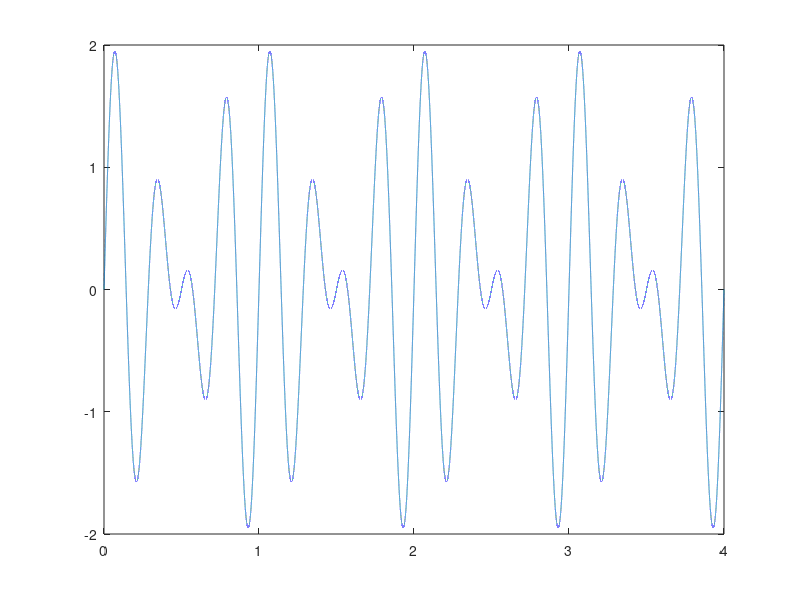

MATLAB code to generate this figure:
t = 0:1e-5:2*2;

p = sin(6*pi*t) + sin(8*pi*t);

mdc = 2;

freq_angular = 2*pi

frequencia = freq_angular/(2*pi)

periodo = 1/frequencia


plot(t,p)